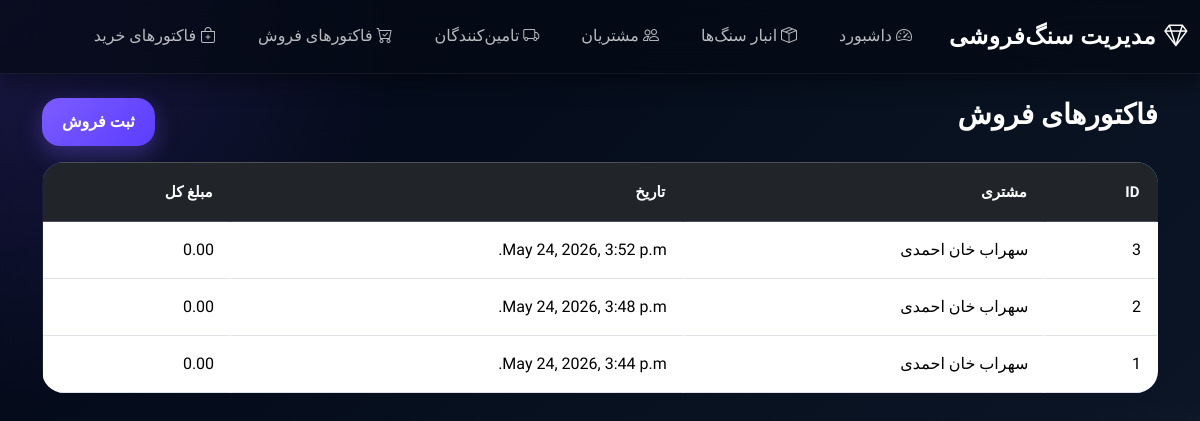
Page /sales/ on the committed database.
### core/models.py (models this page shows, shortened)
class Sale(models.Model):
    customer = models.ForeignKey(Customer, on_delete=models.PROTECT)
    employee = models.ForeignKey(Employee, on_delete=models.SET_NULL, null=True)
    sale_date = models.DateTimeField(auto_now_add=True)
    total_amount = models.DecimalField(max_digits=14, decimal_places=2, default=0)

class Customer(models.Model):
    person = models.OneToOneField(Person, on_delete=models.CASCADE)
    customer_code = models.CharField(max_length=30, unique=True)
    def __str__(self):
        return str(self.person)

class Person(models.Model):
    PERSON_TYPES = [
        ('real', 'حقیقی'),
        ('legal', 'حقوقی'),
    ]
    first_name = models.CharField(max_length=100, verbose_name='نام')
    last_name = models.CharField(max_length=100, verbose_name='نام خانوادگی')
    national_code = models.CharField(
        max_length=20,
        unique=True,
        verbose_name='کد ملی / شناسه اقتصادی'
    )
    phone = models.CharField(max_length=15, verbose_name='شماره تماس')
    address = models.TextField(verbose_name='آدرس')
    person_type = models.CharField(
        max_length=10,
        choices=PERSON_TYPES,
        verbose_name='نوع شخص'
    )
    created_at = models.DateTimeField(auto_now_add=True)
    def __str__(self):
        return f"{self.first_name} {self.last_name}"
    class Meta:
        verbose_name = 'شخص'
        verbose_name_plural = 'اشخاص'

### core/views.py (the view)
# urls.py: path('sales/', sale_list, name='sale_list'),
def sale_list(request):
    sales = Sale.objects.all().order_by('-id')
    return render(request, 'core/sale_list.html', {'sales': sales})

### core/templates/core/sale_list.html (shortened to what this page needs)
{% extends 'core/base.html' %}
{% block content %}
<div class="d-flex justify-content-between mb-3">
    <h3>فاکتورهای فروش</h3>
    <a href="{% url 'add_sale' %}" class="btn btn-primary">
        ثبت فروش
    </a>
</div>
<table class="table table-bordered">
    <thead class="table-dark">
        <tr>
            <th>ID</th>
            <th>مشتری</th>
            <th>تاریخ</th>
            <th>مبلغ کل</th>
        </tr>
    </thead>
    <tbody>
        {% for sale in sales %}
        <tr>
            <td>{{ sale.id }}</td>
            <td>{{ sale.customer }}</td>
            <td>{{ sale.sale_date }}</td>
            <td>{{ sale.total_amount }}</td>
        </tr>
        {% endfor %}
    </tbody>
</table>
{% endblock %}

### core/static/core/style.css (style rules this page uses)
:root { --bg:#07111f; --card:#101b2d; --glass:rgba(255,255,255,0.06); --border:rgba(255,255,255,0.08); --primary:#7c5cff; --primary2:#5ce1e6; --success:#00d68f; --danger:#ff4d6d; --warning:#ffb703; --text:#ffffff; --muted:#a8b3cf; --shadow: 0 10px 30px rgba(0,0,0,0.35); --radius:28px; }
* { margin:0; padding:0; box-sizing:border-box; }
body { font-family:'Vazirmatn',sans-serif; min-height:100vh; color:var(--text); background: radial-gradient(circle at top left,#7c5cff33 0%,transparent 28%), radial-gradient(circle at bottom right,#5ce1e633 0%,transparent 28%), linear-gradient(135deg,#020617,#07111f,#0f172a); background-attachment:fixed; overflow-x:hidden; }
h1,h2,h3,h4,h5 { font-weight:900; color:white; }
.btn { border:none; border-radius:18px; padding:12px 20px; font-weight:700; transition:0.35s; position:relative; overflow:hidden; }
.btn::before { content:''; position:absolute; inset:0; background:rgba(255,255,255,0.15); opacity:0; transition:0.3s; }
.btn-primary { background: linear-gradient( 135deg, #7c5cff, #5b3dff ); box-shadow: 0 8px 22px rgba(124,92,255,0.35); }
.table { color:white; border-radius:22px; overflow:hidden; background:rgba(255,255,255,0.04); backdrop-filter:blur(14px); }
.table thead { background: linear-gradient( 135deg, #7c5cff, #5ce1e6 ); }
.table th { border:none; padding:18px; font-size:15px; font-weight:800; }
.table td { border-color:rgba(255,255,255,0.05); padding:16px; vertical-align:middle; }
::placeholder { color:#bfc8dd!important; }
.card, .table, .alert { animation:fadeUp .55s ease; }

### rows in the picture
Sale: id "3", customer "سهراب خان احمدی", sale_date "May 24, 2026, 3:52 p.m.", total_amount "0.00"
Sale: id "2", customer "سهراب خان احمدی", sale_date "May 24, 2026, 3:48 p.m.", total_amount "0.00"
Sale: id "1", customer "سهراب خان احمدی", sale_date "May 24, 2026, 3:44 p.m.", total_amount "0.00"
